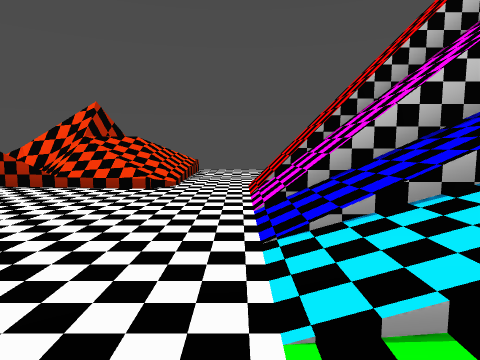
[1] (above)

17 first-person views from a walk through a level from a Godot 3-D game. The camera is 1.5 m above the floor, tilts 6° down and sees 75° across. The floor is counted in squares, 2 m on a side. Each view is taken from the middle of a square. On the plan, view 1 faces up. The plan holds only what a view shows up to about 10 squares ahead; the rest is blank. The place goes on beyond the plan. Some surface patterns are stand-ins.

[2]
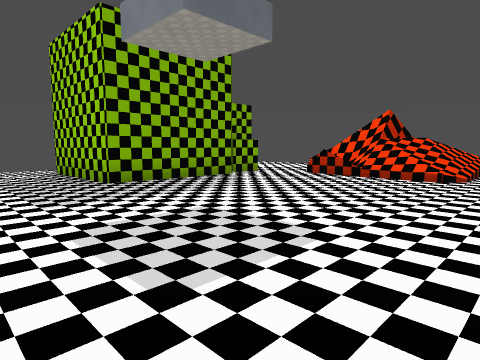

[3]
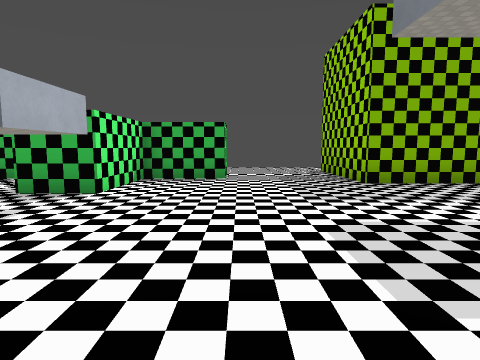

[4]
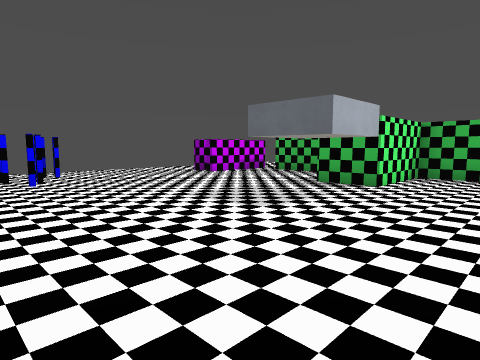

[5]
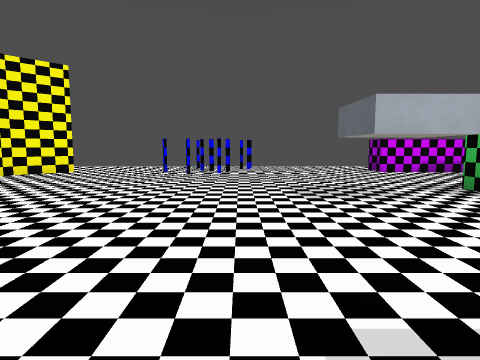

[6]
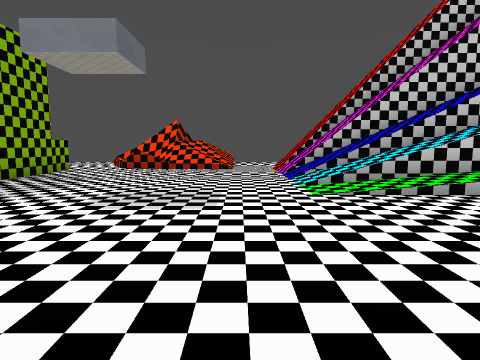

[7]
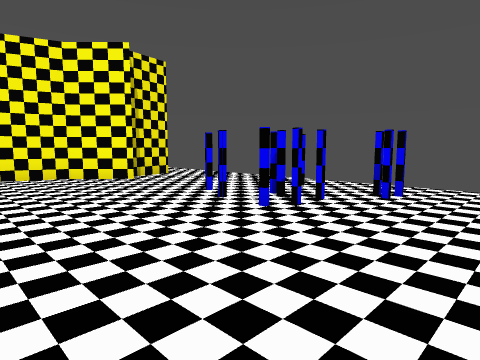

[8]
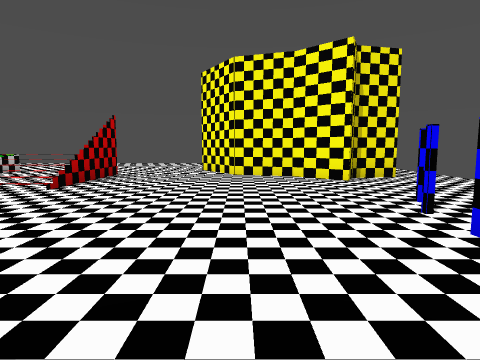

[9]
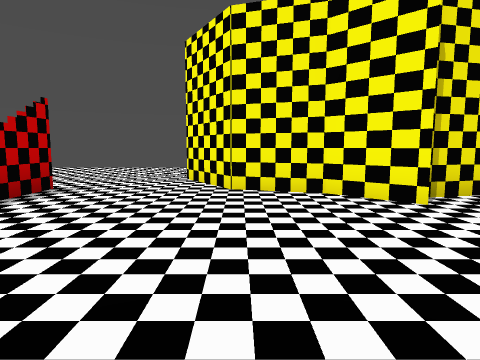

[10]
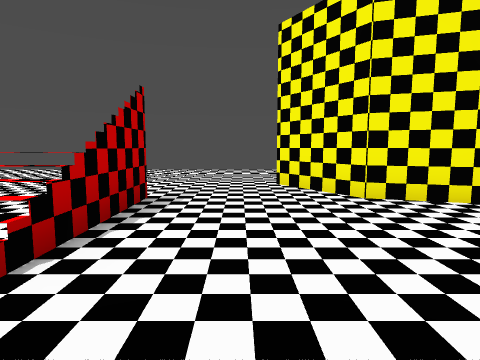

[11]
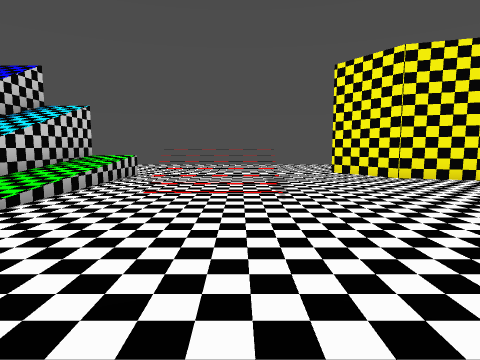

[12]
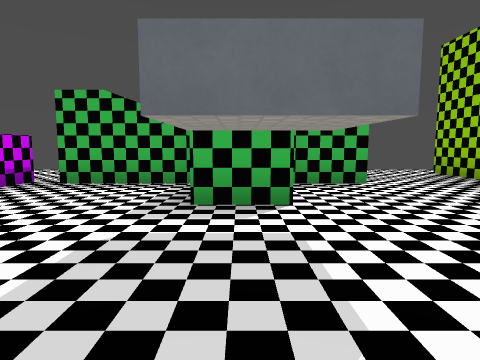

[13]
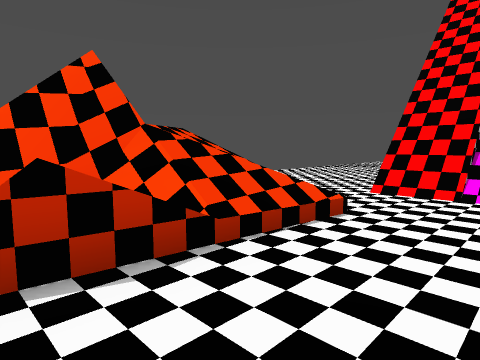

[14]
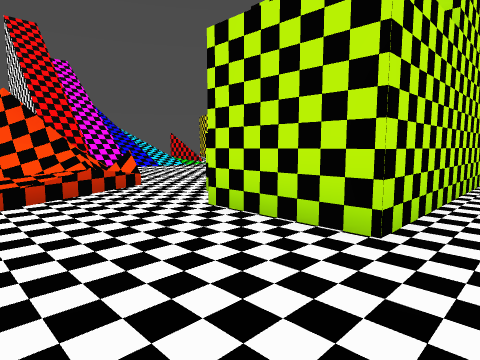

[15]
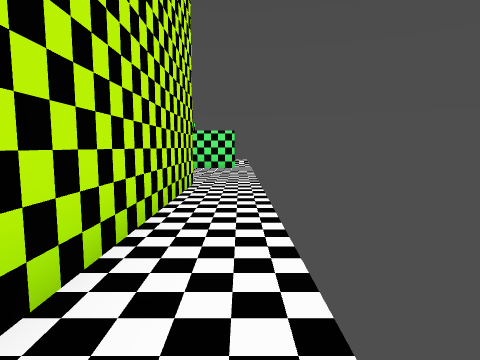

[16]
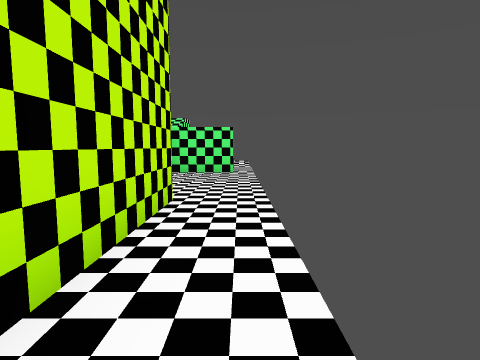

[17]
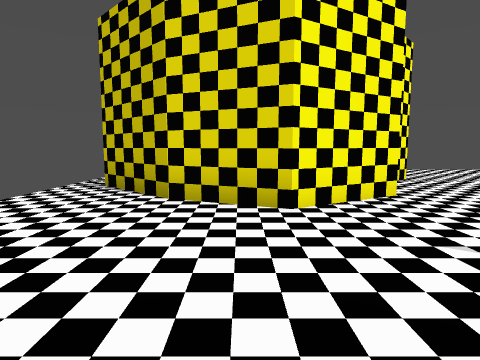

### Floor plan
Key: @ floor where view 1 was taken; # wall or solid block; . main floor; : floor 1.5 m higher than the main floor; / step, stairs or slope.
Columns run from 11 left of view 1 to 11 right of it. Each row starts with its distance up from view 1.
 10           ..
  9 .....    /.. ...
  8 .....//##/......
  7 ...../##//.....
  6 .###..#///./////
  5 .# ##......///////
  4 .#  #.......//////
  3 .#  #.......//////.
  2 .#  #.......//////.  ..
  1 .####.......///// . ...
  0 ...........@//////....
 -1 ......................
 -2 ............../: ......
 -3 ...#........../:.......
 -4 ...#............#......
 -5 .#####.................
 -6    #..............##...
 -7    #.............####..
 -8    #.............#  ##.
 -9    .......##....##
-10   ..##....###...#
-11        ...#......
-12         .........

Positions as (right, up) in squares from view 1, and headings:
1: (0, 0), facing up
2: (0, -2), facing up-left
3: (0, -2), facing left
4: (1, -2), facing down-left
5: (-1, 0), facing down
6: (-1, -5), facing up
7: (-3, -6), facing down-right
8: (-3, -7), facing right
9: (0, -7), facing right
10: (1, -5), facing right
11: (-2, -3), facing right
12: (-1, -5), facing left
13: (-5, 4), facing up-right
14: (-11, 9), facing down-right
15: (-11, 7), facing down
16: (-11, 5), facing down
17: (8, -2), facing down
